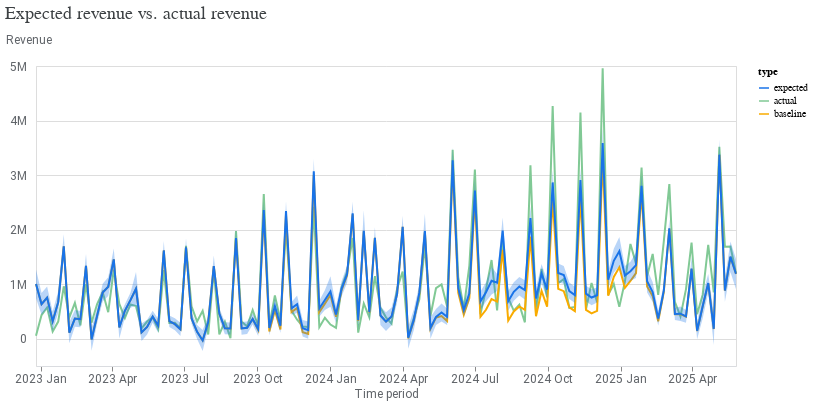

The cell this chart's notebook holds for it:
### Code cell
model_fit = visualizer.ModelFit(mmm)
model_fit.plot_model_fit()

### Figure 1 — Vega-Lite specification as saved in the notebook (floating-point values rounded to 4 significant figures; data arrays with more than 128 entries replaced by an {"elided": "..."} marker saying what was removed)
{"config": {"view": {"continuousWidth": 300, "continuousHeight": 300}, "axis": {"labelColor": "#5F6368", "labelFont": "Roboto", "labelFontSize": 12, "titleColor": "#5F6368", "titleFont": "Roboto", "titleFontSize": 12, "titleFontWeight": "normal"}}, "layer": [{"mark": {"type": "line"}, "encoding": {"color": {"field": "type", "scale": {"domain": ["expected", "actual", "baseline"], "range": ["#1A73E8", "#81C995", "#F9AB00"]}, "type": "nominal"}, "x": {"axis": {"domainColor": "#DADCE0", "format": "%Y %b", "grid": false, "tickCount": 8}, "field": "time", "title": "Time period", "type": "temporal"}, "y": {"axis": {"domain": false, "labelExpr": "replace(format(datum.value, '.3~s'), 'G', 'B')", "labelPadding": 10, "tickCount": 5, "ticks": false, "titleAlign": "left", "titleAngle": 0, "titleY": -20}, "field": "mean", "title": "Revenue", "type": "quantitative"}}}, {"mark": {"type": "area", "opacity": 0.3}, "encoding": {"color": {"field": "type", "legend": null, "scale": {"domain": ["expected"], "range": ["#1A73E8"]}, "type": "nominal"}, "x": {"field": "time", "type": "temporal"}, "y": {"field": "ci_hi", "type": "quantitative"}, "y2": {"field": "ci_lo"}}}], "data": {"name": "data-2a56b37320ab89efeeb6dbefab2d354d"}, "resolve": {"scale": {"color": "independent"}}, "title": {"text": "Expected revenue vs. actual revenue", "anchor": "start", "color": "#3C4043", "font": "Google Sans Display", "fontSize": 18, "fontWeight": "normal", "offset": 10}, "width": 700, "$schema": "https://vega.github.io/schema/vega-lite/v5.20.1.json", "datasets": {"data-2a56b37320ab89efeeb6dbefab2d354d": {"elided": "381 records"}}}
